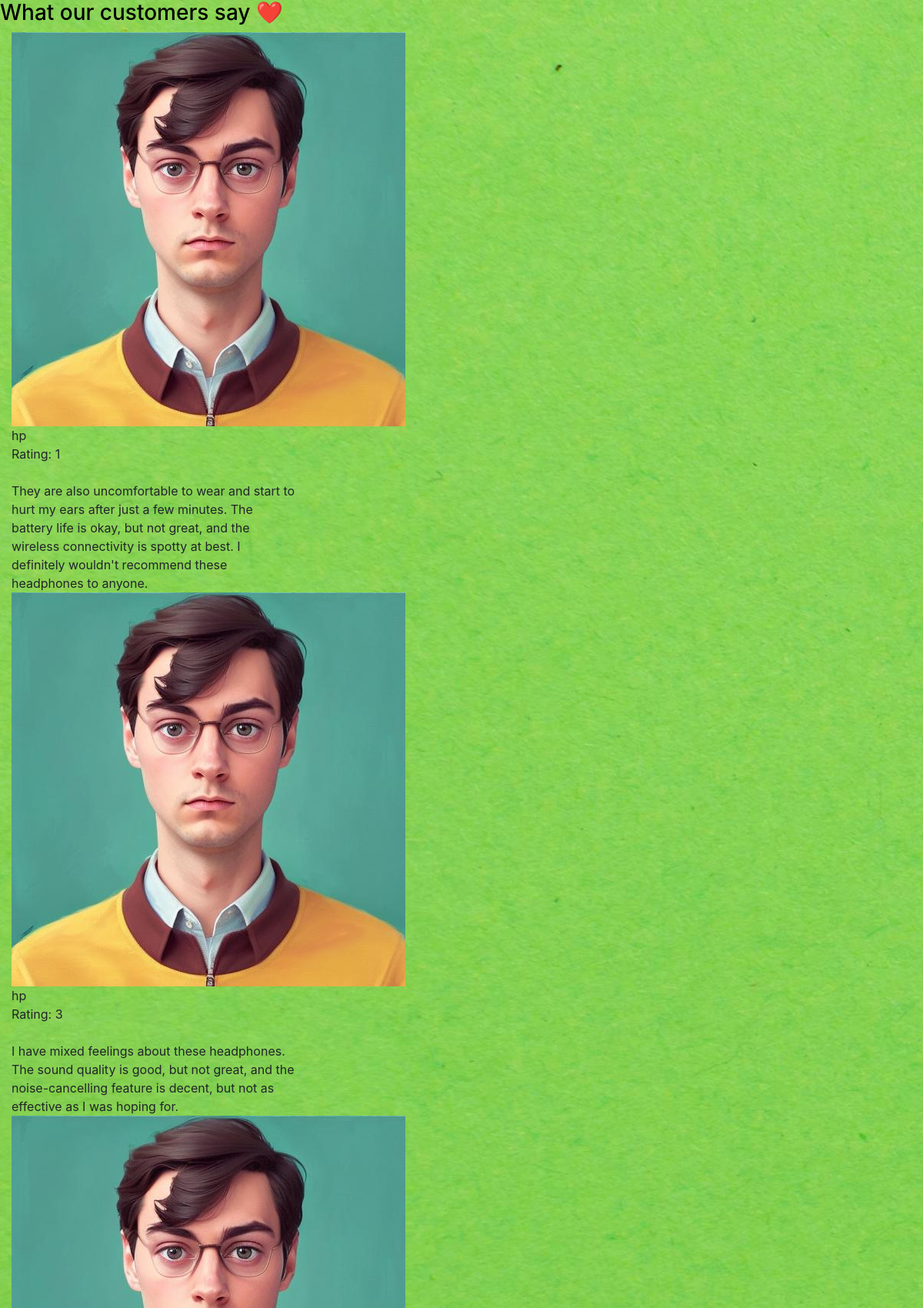
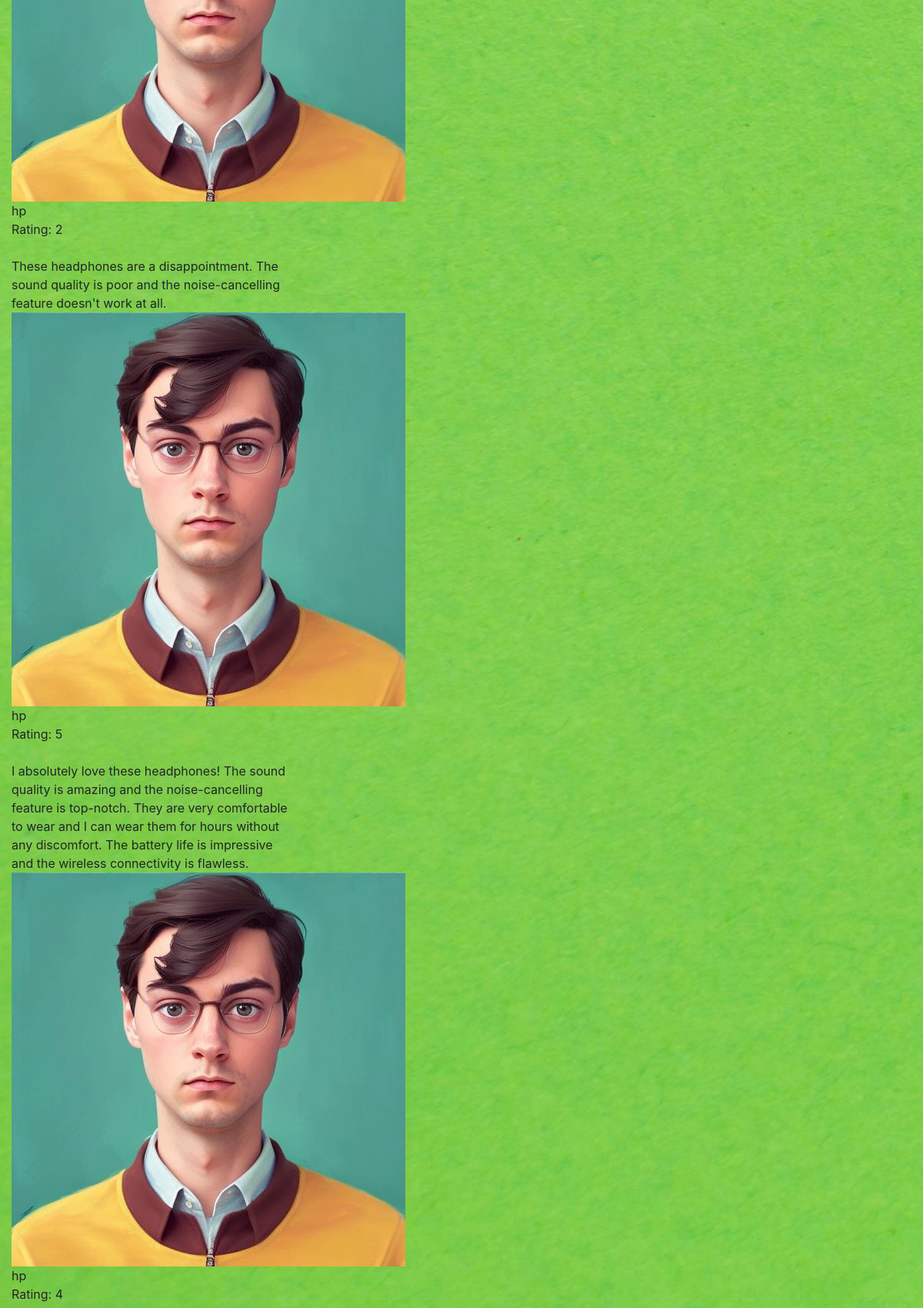
Page /product/1/review/ (upper part) on the committed database (2 pictures, top to bottom).
### store/models.py (models this page shows, shortened)
class Review(models.Model):
    RATING_CHOICES = (
        (1, '1 star'),
        (2, '2 stars'),
        (3, '3 stars'),
        (4, '4 stars'),
        (5, '5 stars'),
    )
    item = models.ForeignKey(ReviewItem, on_delete=models.CASCADE, related_name='reviews')
    user = models.ForeignKey(User, on_delete=models.CASCADE)
    comment = models.TextField()
    rating = models.IntegerField(choices=RATING_CHOICES)

### store/views.py (the view)
# urls.py: path('product/<int:pk>/review/', views.item_detail, name='item-detail'),
def item_detail(request, pk):
    item = get_object_or_404(ReviewItem, pk=pk)
    reviews = item.reviews.order_by('-id')
    context = {
        'item': item,
        'reviews': reviews,
    }
    return render(request, 'store/item_detail.html', context)

### store/templates/store/item_detail.html (shortened to what this page needs)
{% extends 'store/main.html' %}
{% load static %}
{% block content %}
<link rel='stylesheet' id='main-css'  href='https://elfsight.com/wp-content/themes/elfsight/frontend/assets/main.css?ver=2.9.5' type='text/css' media='all' />
  <section class="application-overview-testimonials section" style="background-image: url('/static/assets/img/application-overview-testimonials-bg.jpg');">
    {% if reviews %}
  <div class="inner">
    <h3 class="application-overview-testimonials-title" style="color:#000000;">What our customers say ❤️</h3>
    <div class="col-row">
    {% for review in reviews %}
      <div class="application-overview-testimonials-item col-4 col-m-12">
        <div class="application-overview-testimonials-item-inner">
          <div class="application-overview-testimonials-item-author">
            <div class="application-overview-testimonials-item-author-image-container">
              <img src="{% static 'assets/img/profilepic.jpg' %}" alt="Mathias Gwadanican" class="application-overview-testimonials-item-author-image" loading="lazy" data-lazy-src="https://elfsight.com/wp-content/uploads/2018/05/20621224_10155665367614533_1770015599887277422_n.jpg">
            </div>
            <div class="application-overview-testimonials-item-author-info">
              <div class="application-overview-testimonials-item-author-info-name">{{ review.user.username }}</div>
              <div class="application-overview-testimonials-item-author-info-position">Rating: {{ review.rating }}</div>
            </div>
            <div class="application-overview-testimonials-item-stars">
                                      <span class="application-overview-testimonials-item-stars-item">
                  <svg xmlns="http://www.w3.org/2000/svg" preserveAspectRatio="none" width="14px" height="14px" viewBox="0 0 100 100">
                    <use xlink:href="#icon-star"></use>
                  </svg>
                </span>
                                      <span class="application-overview-testimonials-item-stars-item">
                  <svg xmlns="http://www.w3.org/2000/svg" preserveAspectRatio="none" width="14px" height="14px" viewBox="0 0 100 100">
                    <use xlink:href="#icon-star"></use>
                  </svg>
                </span>
                                      <span class="application-overview-testimonials-item-stars-item">
                  <svg xmlns="http://www.w3.org/2000/svg" preserveAspectRatio="none" width="14px" height="14px" viewBox="0 0 100 100">
                    <use xlink:href="#icon-star"></use>
                  </svg>
                </span>
                                      <span class="application-overview-testimonials-item-stars-item">
                  <svg xmlns="http://www.w3.org/2000/svg" preserveAspectRatio="none" width="14px" height="14px" viewBox="0 0 100 100">
                    <use xlink:href="#icon-star"></use>
                  </svg>
                </span>
                                      <span class="application-overview-testimonials-item-stars-item">
                  <svg xmlns="http://www.w3.org/2000/svg" preserveAspectRatio="none" width="14px" height="14px" viewBox="0 0 100 100">
                    <use xlink:href="#icon-star"></use>
                  </svg>
                </span>
                                  </div>
          </div>
          <div class="application-overview-testimonials-item-text">{{ review.comment }}</div>
        </div>
      </div>
    {% endfor %}
      </div>
  </div>
    {% endif %}
</section>
{% endblock %}

### store/templates/store/main.html (shortened to what this page needs)
<!DOCTYPE html>
{% load static %}
<html>
<head>
	<link rel="stylesheet" href="https://stackpath.bootstrapcdn.com/bootstrap/4.4.1/css/bootstrap.min.css">
	<link rel="stylesheet" type="text/css" href="{% static 'assets/css/main.css' %}">
</head>
<body>
            {% block content %}
            {% endblock content %}
</body>
</html>

### static/assets/css/main.css (style rules this page uses)
body { background-color: hsl(0, 0%, 98%); }
h1,h2,h3,h4,h5,h6 { color:hsl(0, 0%, 30%); }

### rows in the picture
Review: user.username "hp", rating "1", comment "They are also uncomfortable to wear and start to hurt my ears after just a few minutes. The battery life is okay, but not great, and the wireless connectivity is spotty at best. I definitely wouldn't recommend these headphones to anyone."
Review: user.username "hp", rating "3", comment "I have mixed feelings about these headphones. The sound quality is good, but not great, and the noise-cancelling feature is decent, but not as effective as I was hoping for."
Review: user.username "hp", rating "2", comment "These headphones are a disappointment. The sound quality is poor and the noise-cancelling feature doesn't work at all."
Review: user.username "hp", rating "5", comment "I absolutely love these headphones! The sound quality is amazing and the noise-cancelling feature is top-notch. They are very comfortable to wear and I can wear them for hours without any discomfort. The battery life is impressive and the wireless connectivity is flawless."
Review: user.username "hp", rating "4"
